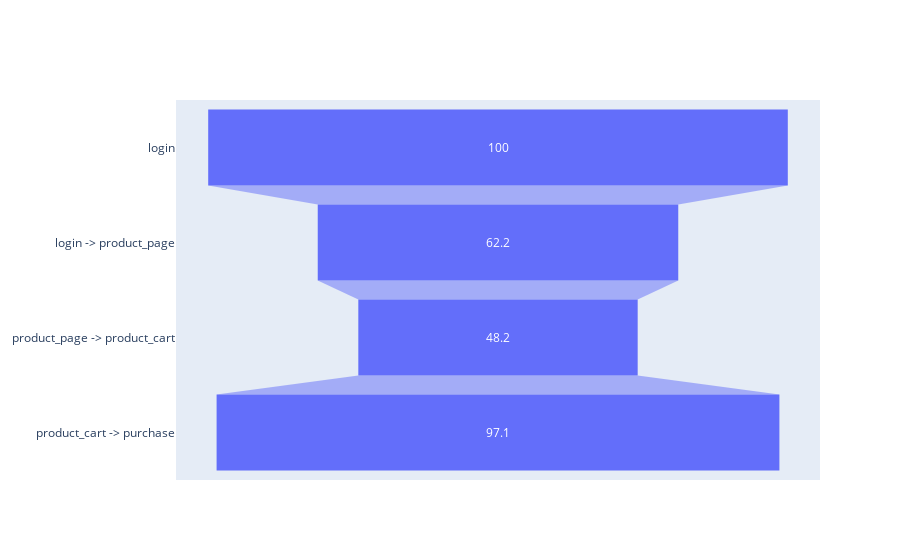

Notebook code for this chart:
### Code cell
fig = go.Figure(go.Funnel(
    y=list(conversion_rates.keys()),
    x=[float(v.strip('%')) for v in conversion_rates.values()]
))

fig.show()

### Figure 1 — Plotly figure (JSON) as saved in the notebook; plotly's stock layout.template omitted (floating-point values rounded to 4 significant figures)
{"data": [{"type": "funnel", "x": [100, 62.2, 48.2, 97.1], "y": ["login", "login -> product_page", "product_page -> product_cart", "product_cart -> purchase"]}], "layout": {}}
